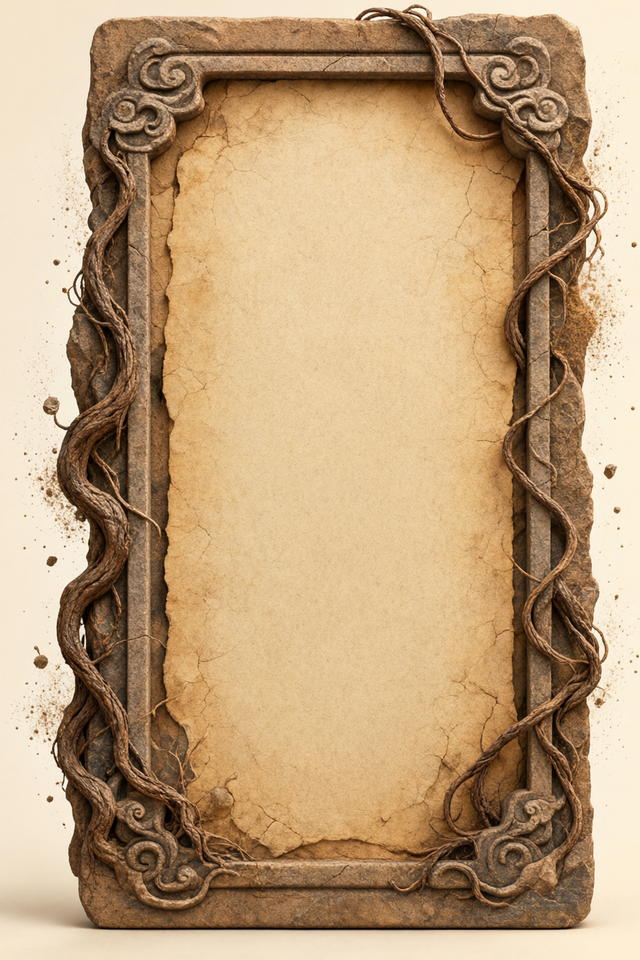
#> input picture tools/talisman_card_src/talisman_card_earth.png, 640 x 960 px
$ python -i build_core_holo_cards.py   (imports and definitions only)
#> lines starting #> are read from the running program, lines starting #| are printed output that depends on the picture; after the words box and inside, x2 and y2 are one past the last pixel; in counts of white or black regions, pixels touching at a corner belong together
"""Build first-pass holo card assets for the three mainland core bosses.

Inputs:
  - transparent character cutouts from vibe_images (cel / boss art)
  - empty core-arena plates from output/core_holo_bg_*.png (see shot_core_holo_bg)

Outputs (assets/ui/codex/holo):
  world_core_<tag>_art.png   640x960 transparent character
  world_core_<tag>_lines.png 640x960 etched line layer
  world_core_<tag>_bg.png    640x960 empty scene plate

Also writes previews + `output/core_holo_contact.png` for art review.
"""
from __future__ import annotations

import sys
from pathlib import Path

import numpy as np
from PIL import Image, ImageDraw, ImageFilter

sys.path.insert(0, str(Path(__file__).resolve().parent))
from scipy.ndimage import gaussian_filter, label  # noqa: E402

from build_plain_holo_cards import (  # noqa: E402
    ROOT, W, H, FEET_Y, place_on_card, make_lines, grade_art,
)

HOLO = ROOT / "assets" / "ui" / "codex" / "holo"
PLAIN_BG = HOLO / "plain_bg.png"
OUT = ROOT / "output"

CARDS = {
    "lianqi": {
        "art": ROOT / "vibe_images" / "ape_qinglan_sprite_cel_1793197036704_f9b80b68.png",
        "bg": OUT / "core_holo_bg_lianqi.png",
        "accent": (150, 190, 120),
        "max_w": 590,
        "grade": (0.98, 1.0),
        "shadow": 0.30,
    },
    "zhuji": {
        "art": ROOT / "vibe_images" / "cangjiao_cel_v2_1793214583012_097dab94.png",
        "bg": OUT / "core_holo_bg_zhuji.png",
        "accent": (130, 200, 170),
        "max_w": 590,
        "grade": (0.96, 1.0),
        "shadow": 0.30,
    },
    "jiedan": {
        "art": ROOT / "vibe_images" / "qilin_boss_art_1793269592016_72cf4aa7.png",
        "bg": OUT / "core_holo_bg_jiedan.png",
        "accent": (230, 150, 80),
        "max_w": 600,
        "grade": (1.0, 1.0),
        "shadow": 0.26,
    },
    "shihou": {
        # 已拆好的透明立绘；原地保留白色边光，不再二次键底
        "art": ROOT / "assets" / "characters" / "boss" / "shihou.png",
        "bg": ROOT / "vibe_images" / "shihou_card_bg_empty_1793462829560_2931861a.png",
        "bg_trim_bottom": 180,
        "accent": (105, 215, 205),
        "max_w": 600,
        "grade": (1.02, 1.0),
        "shadow": 0.28,
        # 已拆好的透明立绘，不再键底
        "already_keyed": True,
        # 原立绘带一圈奶油色外发光，放到深色卡面上会像贴纸白边；只压卡面层，不动游戏内立绘
        "clean_halo": True,
    },
}


def key_magenta_clean(path: Path) -> Image.Image:
    """洋红底立绘：按「洋红特征」删边缘毛边，再去掉右下角的水印字。"""
    rgb = np.asarray(Image.open(path).convert("RGB")).astype(np.float32) / 255.0
    key = rgb[4, 4].copy()
#> key = [0.957, 0.898, 0.804]
    dist = np.sqrt(((rgb - key) ** 2).sum(axis=2))
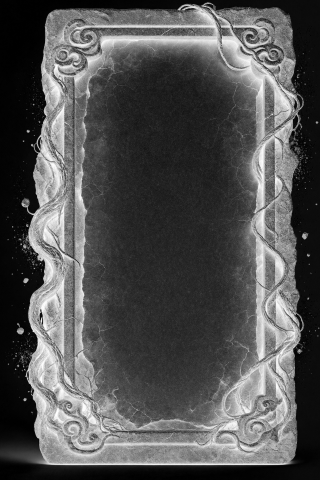
#> dist: shape (960, 640) float32 (shown at 1/2 size); min 0, max 1.54, mean 0.501; drawn with min black and max white
    alpha = np.clip((dist - 0.05) / 0.18, 0.0, 1.0)
    # 洋红特征像素：不是角色本身的东西（猴子的紫花很小，可接受）
    magenta = ((rgb[..., 0] - rgb[..., 1]) > 0.20) \
        & ((rgb[..., 2] - rgb[..., 1]) > 0.20) \
        & (rgb[..., 0] > 0.40) & (rgb[..., 2] > 0.40)
#> magenta: shape (960, 640) bool; every value is 0
    alpha[magenta & (dist < 0.55)] = 0.0
    # 去掉右下角灰色水印字（源图的「Codex AI 生成」）
    hh, ww = alpha.shape
    yy, xx = np.mgrid[0:hh, 0:ww]
    low_sat = (rgb.max(axis=2) - rgb.min(axis=2)) < 0.14
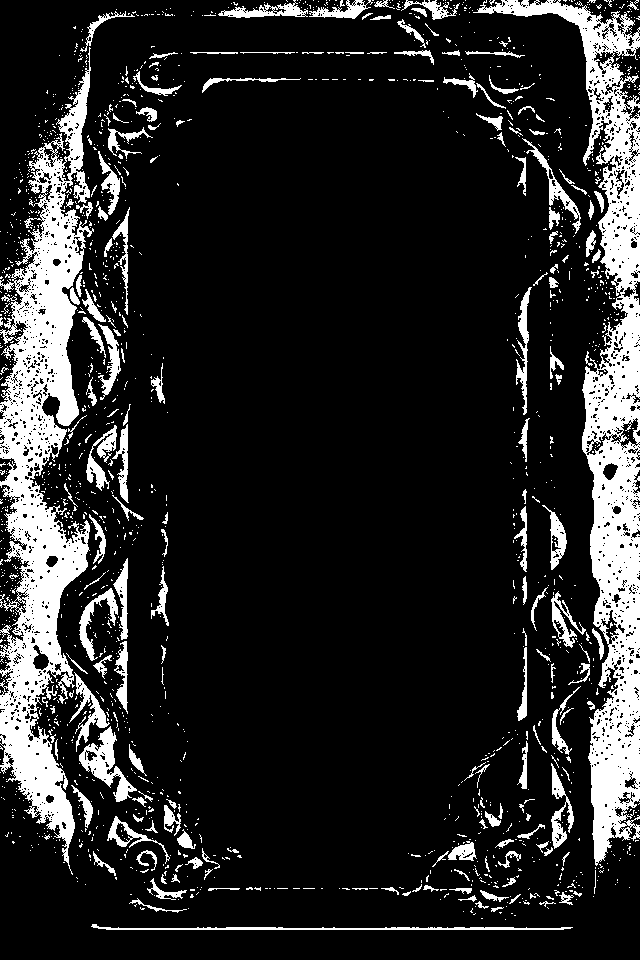
#> low_sat: shape (960, 640) bool; 15.4% white; 1624 white regions (1435 under 20 px), largest, box (x1, y1, x2, y2) and area: (0, 47, 94, 875) 32039, (473, 0, 640, 866) 30912, (79, 726, 137, 802) 1437
    alpha[(yy > hh - 120) & (xx > ww - 360) & low_sat] = 0.0
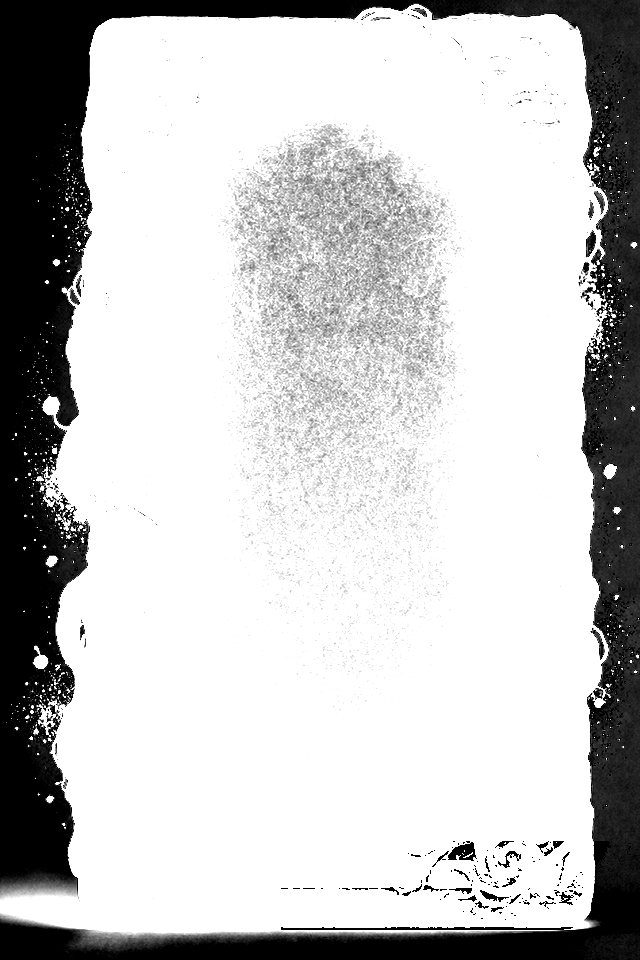
#> alpha: shape (960, 640) float32; min 0, max 1, mean 0.77
    # 小碎点清理：小于 120 像素的孤立块一律丢掉
    lab, n = label(alpha > 0.2)
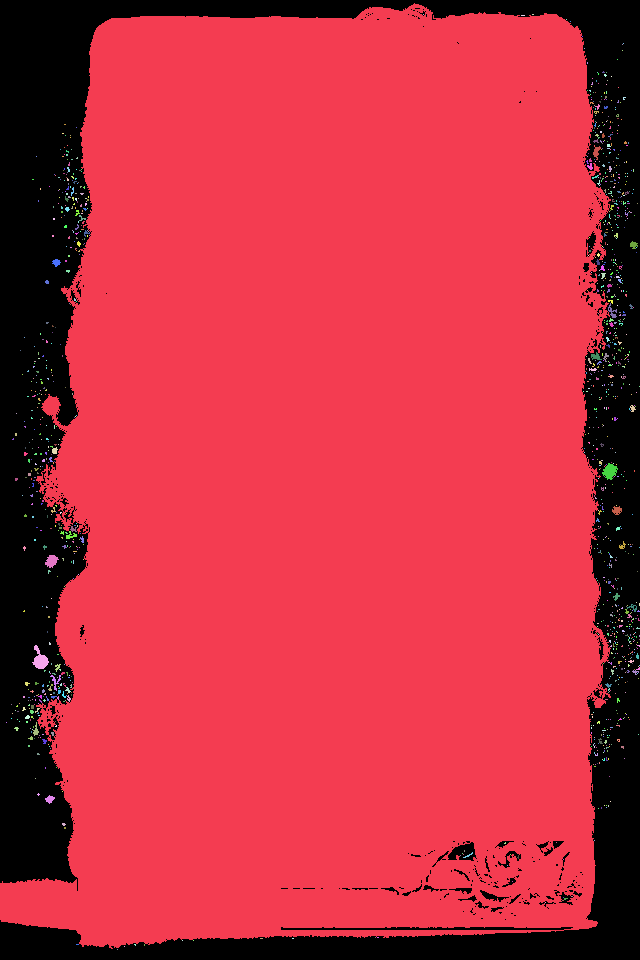
#> lab: shape (960, 640) int32; 1301 distinct labels, from 0 to 1300; one colour per label, 0 black
#> n = 1300
    if n > 0:
        sizes = np.bincount(lab.ravel())
#> sizes = 1301 values, max 481275 at index 1, min 1 at index 2, mean 472.3
        tiny = np.where(sizes < 120)[0]
#> tiny = 1297 values from 2 to 1300
        tiny = tiny[tiny > 0]
        if tiny.size:
            alpha[np.isin(lab, tiny)] = 0.0
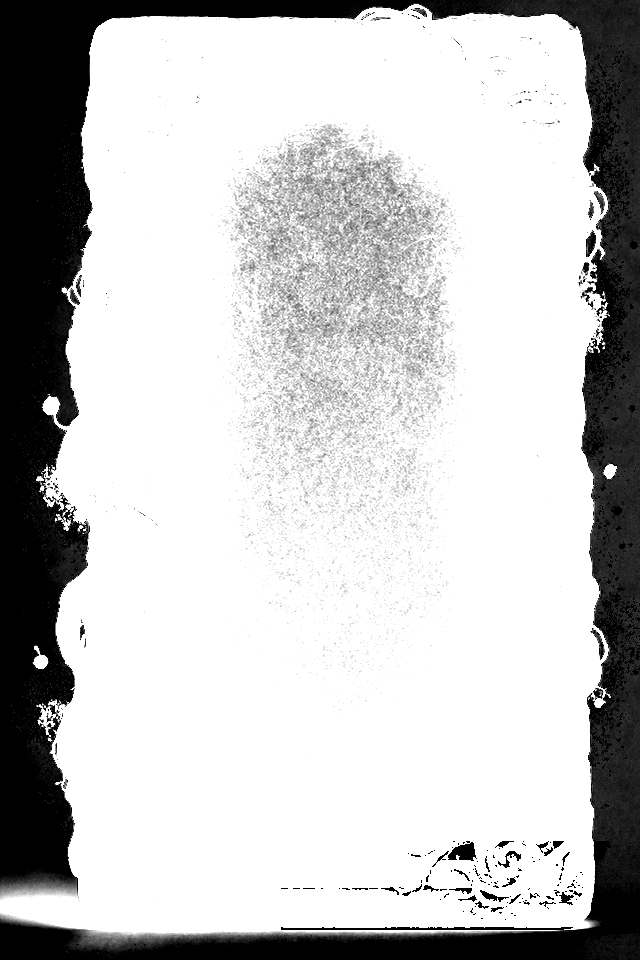
#> alpha: shape (960, 640) float32; 0.69% of pixels changed, all inside (x1, y1, x2, y2) = (6, 14, 640, 950)
    alpha = gaussian_filter(alpha, 0.45)
    a3 = alpha[..., None]
    color = np.clip((rgb - (1.0 - a3) * key) / np.maximum(a3, 1e-4), 0.0, 1.0)
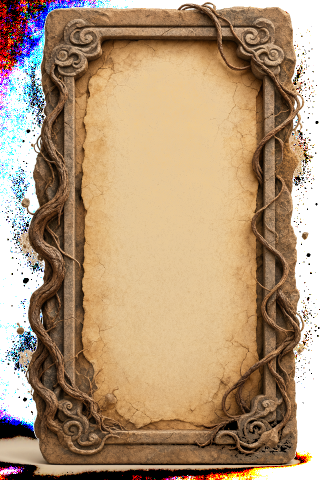
#> color: shape (960, 640, 3) float32 (shown at 1/2 size); mean R, G, B 0.697, 0.588, 0.469
    return Image.fromarray(
        (np.dstack([color, alpha]) * 255.0 + 0.5).astype(np.uint8), "RGBA")
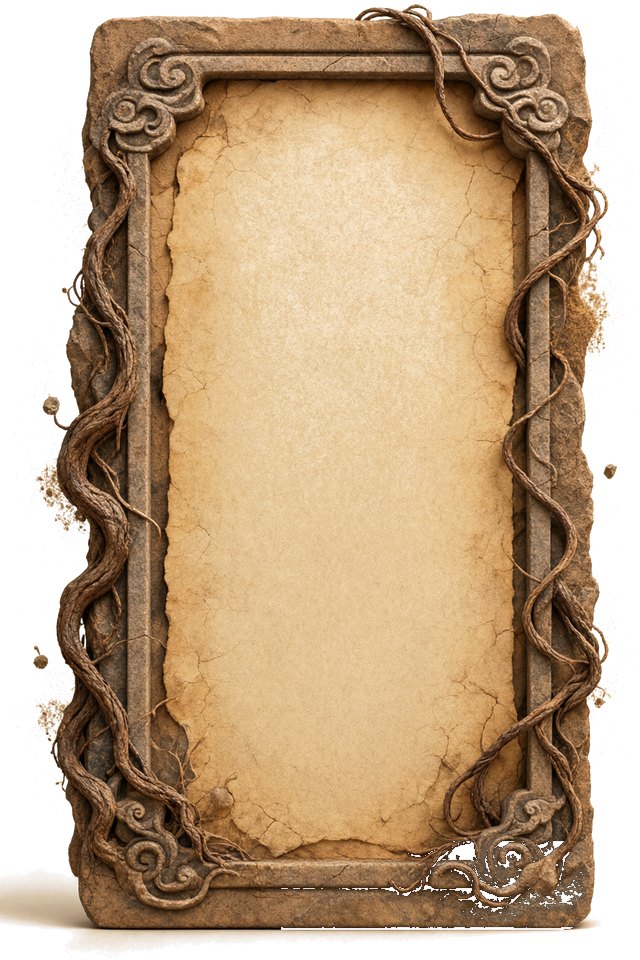
#> returned value: PIL image 640x960 RGBA; mean R, G, B, A 177.7, 149.9, 119.6, 195.3; transparent parts drawn white


# [92 lines left out: functions clean_halo, crop_bg, add_contact_shadow, composite, main, not called in this run]


# [2 lines not run here, left out]

>>> result = key_magenta_clean('talisman_card_src/talisman_card_earth.png')

$ run again, on tools/talisman_card_src/talisman_card_metal.png
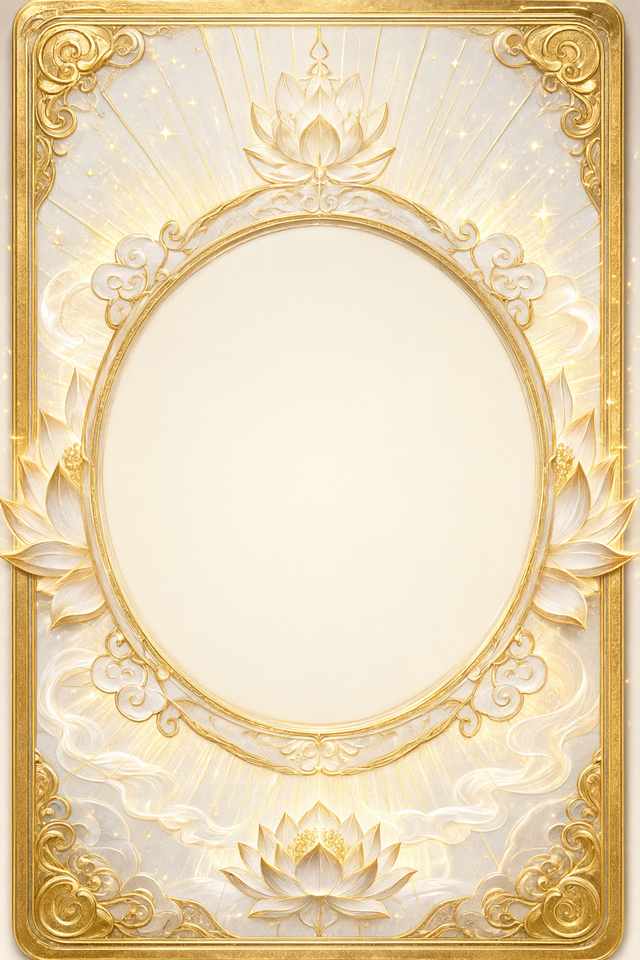
#> input picture tools/talisman_card_src/talisman_card_metal.png, 640 x 960 px
#> key = [0.827, 0.765, 0.69]
#> magenta: shape (960, 640) bool; every value is 0
#> low_sat: shape (960, 640) bool; 49.7% white; 1551 white regions (1282 under 20 px), largest, box (x1, y1, x2, y2) and area: (104, 226, 534, 722) 166009, (446, 87, 598, 253) 8721, (412, 36, 530, 221) 8035
#> in key_magenta_clean, `lab, n = label(alpha > 0.2)`:
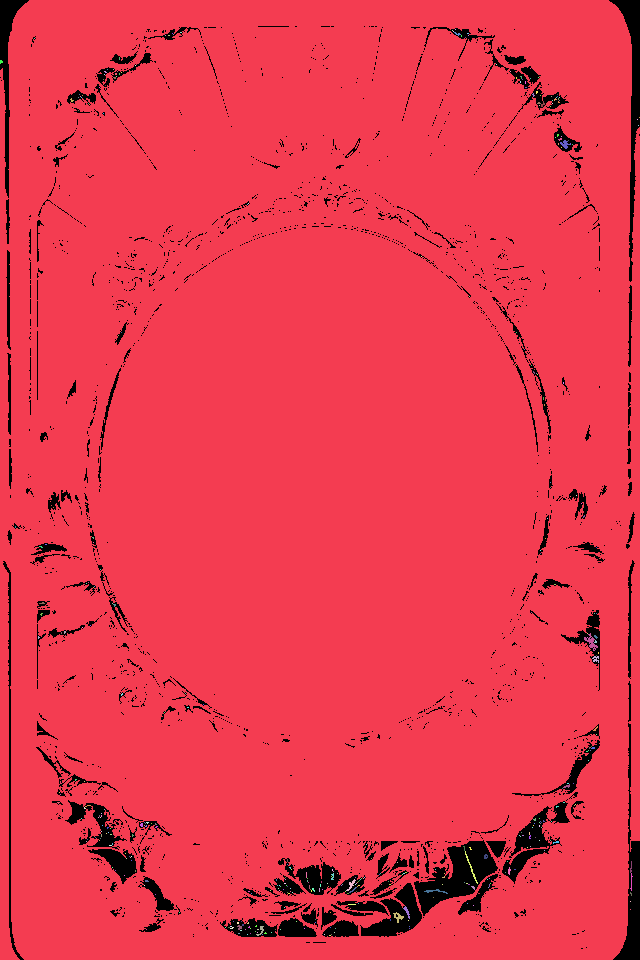
#> lab: shape (960, 640) int32; 411 distinct labels, from 0 to 410; one colour per label, 0 black
#> n = 410
#> sizes = 411 values, max 577655 at index 1, min 1 at index 2, mean 1494.9
#> tiny = 409 values from 2 to 410
#> in key_magenta_clean, `return Image.fromarray( (np.dstack([color, alpha]) * 255.0 + 0.5).asty..`:
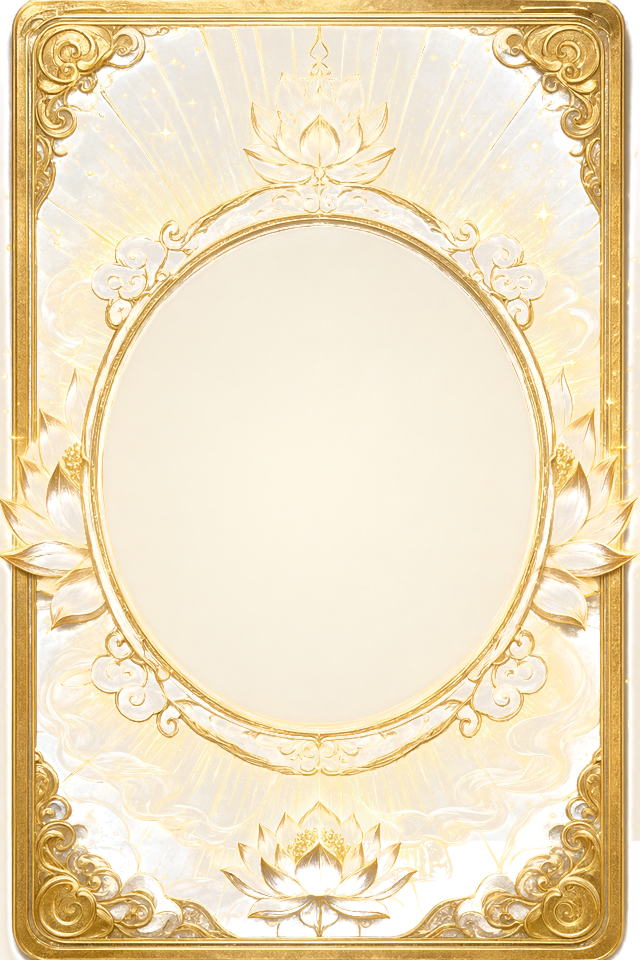
#> returned value: PIL image 640x960 RGBA; mean R, G, B, A 236.7, 217.9, 179.2, 213.9; transparent parts drawn white

$ run again, on tools/talisman_card_src/talisman_card_thunder.png
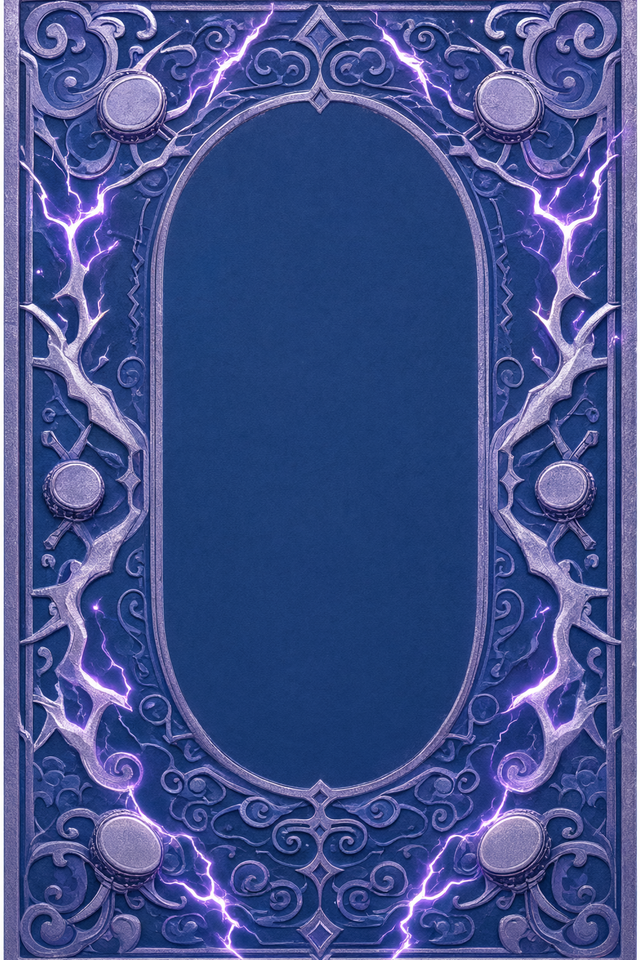
#> input picture tools/talisman_card_src/talisman_card_thunder.png, 640 x 960 px
#> key = [0.38, 0.337, 0.557]
#> magenta: shape (960, 640) bool; 0.2% white in thin lines or dots, all inside (x1, y1, x2, y2) = (43, 22, 620, 958)
#> low_sat: shape (960, 640) bool; 3.3% white; 1202 white regions (1125 under 20 px), largest, box (x1, y1, x2, y2) and area: (0, 0, 4, 960) 3840, (634, 0, 640, 960) 2923, (20, 304, 135, 445) 1199
#> in key_magenta_clean, `lab, n = label(alpha > 0.2)`:
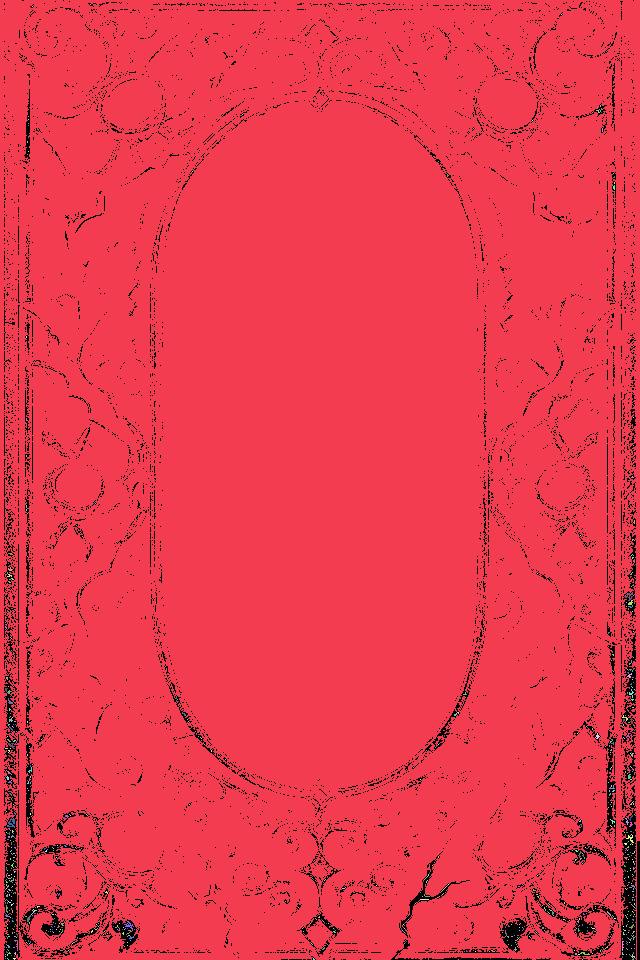
#> lab: shape (960, 640) int32; 966 distinct labels, from 0 to 965; one colour per label, 0 black
#> n = 965
#> sizes = 966 values, max 580339 at index 1, min 1 at index 2, mean 636
#> tiny = 964 values from 2 to 965
#> in key_magenta_clean, `return Image.fromarray( (np.dstack([color, alpha]) * 255.0 + 0.5).asty..`:
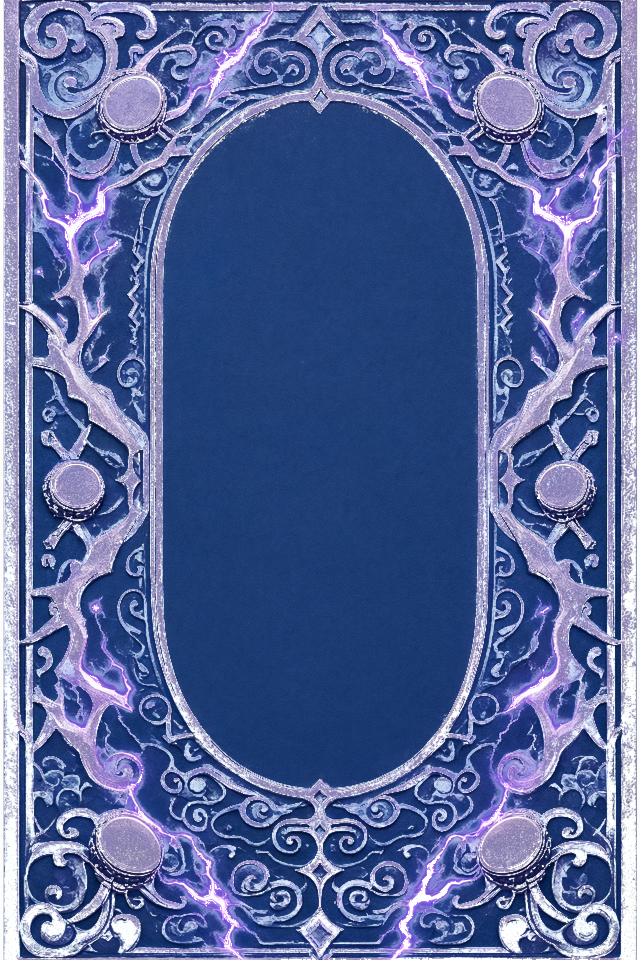
#> returned value: PIL image 640x960 RGBA; mean R, G, B, A 64, 84.4, 143.1, 222.1; transparent parts drawn white
